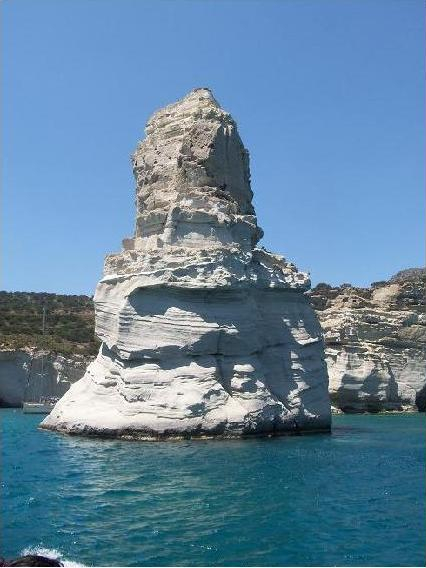
//> input picture test.jpg, 426 x 568 px
$ ./kuwahara   (built with g++ and OpenCV 4)
//> lines starting //> are read from the running program, lines starting //| are printed output that depends on the picture
#include <opencv2/opencv.hpp>
#include <iostream>
#include <vector>
#include <limits>
#include <chrono>
#include <iomanip>

using namespace cv;
using namespace std;
using namespace chrono;

Mat kuwaharaFilter(const Mat& src, int kernelSize) {
    Mat result = src.clone();
    int radius = kernelSize / 2;
    int subRegionSize = radius + 1;

    // Process each pixel
    for (int y = radius; y < src.rows - radius; y++) {
        for (int x = radius; x < src.cols - radius; x++) {
            double minVariance = numeric_limits<double>::max();
            Vec3d bestMean(0, 0, 0);

            // upper left, lower left, lower right, upper right
            int offsetsX[] = { -radius, 0, -radius, 0 };
            int offsetsY[] = { -radius, -radius, 0, 0 };

            // Check each quadrant
            for (int q = 0; q < 4; q++) {
                int startX = x + offsetsX[q];
                int startY = y + offsetsY[q];

                Vec3d mean(0, 0, 0);
                Vec3d variance(0, 0, 0);
                int count = 0;

                // Calculate mean for quadrant
                for (int dy = 0; dy < subRegionSize; dy++) {
                    for (int dx = 0; dx < subRegionSize; dx++) {
                        int px = startX + dx;
                        int py = startY + dy;

                        if (px >= 0 && px < src.cols && py >= 0 && py < src.rows) {
                            Vec3b pixel = src.at<Vec3b>(py, px);
                            mean[0] += pixel[0];
                            mean[1] += pixel[1];
                            mean[2] += pixel[2];
                            count++;
                        }
                    }
                }

                mean /= count;

                // Calculate variance for quadrant
                for (int dy = 0; dy < subRegionSize; dy++) {
                    for (int dx = 0; dx < subRegionSize; dx++) {
                        int px = startX + dx;
                        int py = startY + dy;

                        if (px >= 0 && px < src.cols && py >= 0 && py < src.rows) {
                            Vec3b pixel = src.at<Vec3b>(py, px);
                            variance[0] += pow(pixel[0] - mean[0], 2);
                            variance[1] += pow(pixel[1] - mean[1], 2);
                            variance[2] += pow(pixel[2] - mean[2], 2);
                        }
                    }
                }

                variance /= count;
                double totalVariance = variance[0] + variance[1] + variance[2];

                // Keep quadrant with minimum variance
                if (totalVariance < minVariance) {
                    minVariance = totalVariance;
                    bestMean = mean;
                }
            }

            // Set output pixel to the mean with minimum variance
            result.at<Vec3b>(y, x) = Vec3b(
                saturate_cast<uchar>(bestMean[0]),
                saturate_cast<uchar>(bestMean[1]),
                saturate_cast<uchar>(bestMean[2])
            );
        }
    }

    return result;
}

int main() {

    string inputPath = "test.jpg";
    string outputPath = "output.jpg";

    // Change kernel size variable here
    int kernelSize = 7;


    Mat image = imread(inputPath, IMREAD_COLOR);
//> image is the input picture: 568 rows x 426 cols, CV_8UC3; mean B, G, R 158.9, 132.2, 98
    if (image.empty()) {
        cout << "Error: Could not read image from " << inputPath << endl;
        return -1;
    }

    cout << "Original image size: " << image.cols << " x " << image.rows << endl;
//| Original image size: 426 x 568

    // [20 lines of commented-out code are left out]
    cout << "Processing image with Kuwahara filter (kernel size: " << kernelSize << ")..." << endl;


    // Start timing
    auto startTime = high_resolution_clock::now();

    Mat filtered = kuwaharaFilter(image, kernelSize);
//> after the loop in kuwaharaFilter, `for (int y = radius; y < src.rows - radius; y++)`:
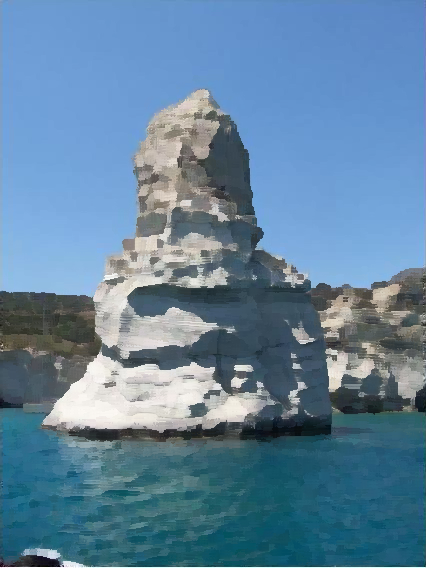
//> result: 568 rows x 426 cols, CV_8UC3; mean B, G, R 158.6, 131.7, 97.1

    // End timing
    auto endTime = high_resolution_clock::now();
    auto duration = duration_cast<milliseconds>(endTime - startTime);

    cout << "Kuwahara filter completed in " << duration.count() << " ms ";
    cout << "(" << fixed << setprecision(2) << duration.count() / 1000.0 << " seconds)" << endl;

    // Create side-by-side comparison
    Mat comparison;
    hconcat(image, filtered, comparison);
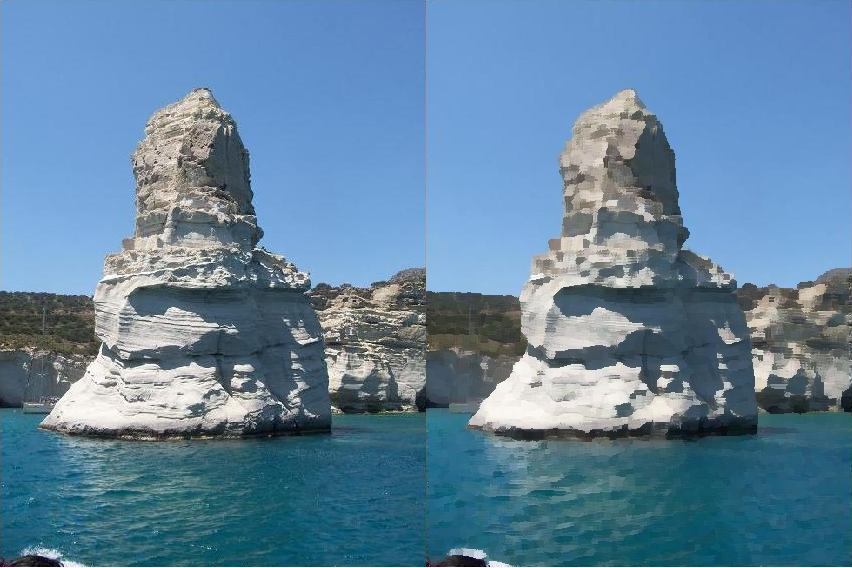
//> comparison: 568 rows x 852 cols, CV_8UC3; mean B, G, R 158.7, 131.9, 97.5

    // Display comparison
    namedWindow("Comparison: Original (Left) vs Filtered (Right)", WINDOW_NORMAL);
    imshow("Comparison: Original (Left) vs Filtered (Right)", comparison);
    cout << "Press any key in the window to continue" << endl;
    waitKey(0);

    // Save output image
    if (imwrite(outputPath, filtered)) {
        cout << "Output saved to " << outputPath << endl;
    }
    else {
        cout << "Error: Could not save image to " << outputPath << endl;
        return -1;
    }

    return 0;
}
